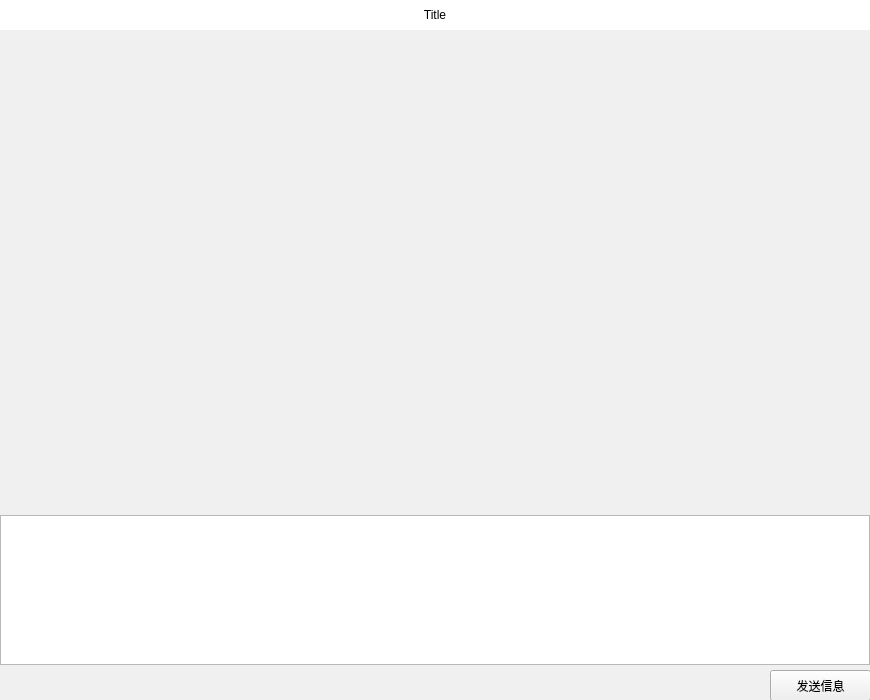
<?xml version="1.0" encoding="UTF-8"?>
<ui version="4.0">
 <class>ChatPage</class>
 <widget class="QWidget" name="ChatPage">
  <property name="geometry">
   <rect>
    <x>0</x>
    <y>0</y>
    <width>870</width>
    <height>700</height>
   </rect>
  </property>
  <property name="windowTitle">
   <string>Form</string>
  </property>
  <widget class="QLabel" name="background">
   <property name="geometry">
    <rect>
     <x>0</x>
     <y>0</y>
     <width>870</width>
     <height>700</height>
    </rect>
   </property>
   <property name="styleSheet">
    <string notr="true">background-color: rgb(240, 240, 240);</string>
   </property>
   <property name="text">
    <string/>
   </property>
  </widget>
  <widget class="QLabel" name="titleLabel">
   <property name="geometry">
    <rect>
     <x>0</x>
     <y>0</y>
     <width>870</width>
     <height>30</height>
    </rect>
   </property>
   <property name="styleSheet">
    <string notr="true">background-color: rgb(255, 255, 255);
font: 700 12pt &quot;Microsoft YaHei UI&quot;;
</string>
   </property>
   <property name="text">
    <string>Title</string>
   </property>
   <property name="alignment">
    <set>Qt::AlignCenter</set>
   </property>
  </widget>
  <widget class="QTextEdit" name="inputBlock">
   <property name="geometry">
    <rect>
     <x>0</x>
     <y>515</y>
     <width>870</width>
     <height>150</height>
    </rect>
   </property>
   <property name="font">
    <font>
     <pointsize>13</pointsize>
    </font>
   </property>
   <property name="focusPolicy">
    <enum>Qt::ClickFocus</enum>
   </property>
  </widget>
  <widget class="QPushButton" name="sendMsgButton">
   <property name="geometry">
    <rect>
     <x>770</x>
     <y>670</y>
     <width>101</width>
     <height>31</height>
    </rect>
   </property>
   <property name="text">
    <string>发送信息</string>
   </property>
  </widget>
  <widget class="QWidget" name="messageListWidget" native="true">
   <property name="geometry">
    <rect>
     <x>0</x>
     <y>35</y>
     <width>870</width>
     <height>470</height>
    </rect>
   </property>
  </widget>
 </widget>
 <resources/>
 <connections/>
</ui>
